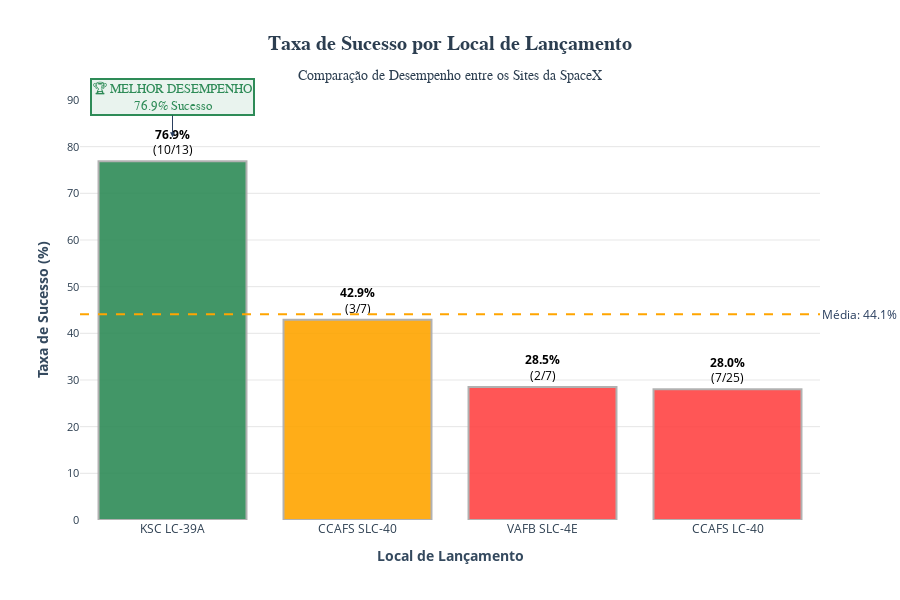

This figure's notebook cell:
### Markdown cell above
gráfico de barras profissional destacando o KSC LC-39A com 76.9% de sucesso:

### Code cell
import plotly.graph_objects as go
import pandas as pd

# Dados dos locais de lançamento
launch_sites_data = {
    'Local': ['KSC LC-39A', 'CCAFS SLC-40', 'VAFB SLC-4E', 'CCAFS LC-40'],
    'Taxa_Sucesso': [76.9, 42.9, 28.5, 28.0],
    'Lançamentos_Bem_Sucedidos': [10, 3, 2, 7],
    'Total_Lançamentos': [13, 7, 7, 25],
    'Cor': ['#2e8b57', '#ffa500', '#ff4444', '#ff4444']  # Verde para KSC, laranja e vermelho para outros
}

df_sites = pd.DataFrame(launch_sites_data)

# Criar gráfico de barras
fig = go.Figure()

# Adicionar barras
fig.add_trace(go.Bar(
    x=df_sites['Local'],
    y=df_sites['Taxa_Sucesso'],
    text=[f'<b>{taxa}%</b><br>({sucesso}/{total})' for taxa, sucesso, total in 
          zip(df_sites['Taxa_Sucesso'], df_sites['Lançamentos_Bem_Sucedidos'], df_sites['Total_Lançamentos'])],
    textposition='outside',
    textfont=dict(size=12, color='black'),
    marker=dict(
        color=df_sites['Cor'],
        line=dict(color='darkgray', width=2),
        opacity=0.9
    ),
    hovertemplate='<b>%{x}</b><br>' +
                  'Taxa de Sucesso: <b>%{y}%</b><br>' +
                  'Lançamentos Bem-sucedidos: %{customdata[0]}/%{customdata[1]}<extra></extra>',
    customdata=df_sites[['Lançamentos_Bem_Sucedidos', 'Total_Lançamentos']].values
))

# Configurar layout
fig.update_layout(
    title=dict(
        text='<b>Taxa de Sucesso por Local de Lançamento</b><br>'
             '<sub>Comparação de Desempenho entre os Sites da SpaceX</sub>',
        x=0.5,
        xanchor='center',
        font=dict(size=20, color='#2c3e50', family='Arial')
    ),
    xaxis=dict(
        title='<b>Local de Lançamento</b>',
        title_font=dict(size=14, color='#34495e'),
        tickfont=dict(size=12, color='#2c3e50'),
        categoryorder='total descending'  # Ordenar por valor
    ),
    yaxis=dict(
        title='<b>Taxa de Sucesso (%)</b>',
        title_font=dict(size=14, color='#34495e'),
        range=[0, 90],
        tickfont=dict(size=11, color='#2c3e50'),
        gridcolor='rgba(128,128,128,0.2)'
    ),
    plot_bgcolor='white',
    paper_bgcolor='white',
    width=900,
    height=600,
    margin=dict(t=100, b=80, l=80, r=80),
    showlegend=False
)

# Destacar KSC LC-39A com anotações
fig.add_annotation(
    x='KSC LC-39A', y=82,
    text="🏆 MELHOR DESEMPENHO<br>76.9% Sucesso",
    showarrow=True,
    arrowhead=2,
    ax=0, ay=-40,
    font=dict(size=13, color='#2e8b57', family='Arial'),
    bgcolor='rgba(46, 139, 87, 0.1)',
    bordercolor='#2e8b57',
    borderwidth=2
)

# Adicionar linha de média
media_sucesso = df_sites['Taxa_Sucesso'].mean()
fig.add_hline(
    y=media_sucesso, 
    line_dash="dash", 
    line_color="orange",
    annotation_text=f"Média: {media_sucesso:.1f}%",
    annotation_position="right"
)

# Adicionar insights
#fig.add_annotation(
#    x=0.02, y=0.95,
#    xref="paper", yref="paper",
#    text="💡 <b>Insights:</b><br>• KSC LC-39A: +34% acima da média<br>• Variação: 28.0% a 76.9%<br>• Diferença: 48.9 pontos percentuais",
#    showarrow=False,
#    font=dict(size=11, color='#7f8c8d'),
#    bgcolor='rgba(236, 240, 241, 0.8)',
#    bordercolor='#bdc3c7',
#    borderwidth=1,
#    align='left'
#)

fig.show()

# Print dos dados para referência
print("="*70)
print("📊 DADOS COMPARATIVOS - LOCAIS DE LANÇAMENTO")
print("="*70)
for i, row in df_sites.iterrows():
    desempenho = "🏆 LÍDER" if row['Local'] == 'KSC LC-39A' else "⚡ MÉDIO" if row['Taxa_Sucesso'] > 40 else "📉 BAIXO"
    print(f"\n🚀 {row['Local']}:")
    print(f"   ✅ Taxa de Sucesso: {row['Taxa_Sucesso']}%")
    print(f"   📈 Lançamentos: {row['Lançamentos_Bem_Sucedidos']}/{row['Total_Lançamentos']}")
    print(f"   🎯 Desempenho: {desempenho}")

print(f"\n📋 RESUMO ESTATÍSTICO:")
print(f"   • Média de Sucesso: {media_sucesso:.1f}%")
print(f"   • Melhor Local: KSC LC-39A (76.9%)")
print(f"   • Pior Local: CCAFS LC-40 (28.0%)")
#print(f"   • Variação Total: {df_sites['Taxa_Sucesso'].max() - df_sites['Taxa_Sucesso'].min():.1f} pontos")
print("="*70)

### Figure 1 — Plotly figure (JSON) as saved in the notebook; plotly's stock layout.template omitted (floating-point values rounded to 4 significant figures)
{"data": [{"customdata": [[10, 13], [3, 7], [2, 7], [7, 25]], "hovertemplate": "<b>%{x}</b><br>Taxa de Sucesso: <b>%{y}%</b><br>Lançamentos Bem-sucedidos: %{customdata[0]}/%{customdata[1]}<extra></extra>", "marker": {"color": ["#2e8b57", "#ffa500", "#ff4444", "#ff4444"], "line": {"color": "darkgray", "width": 2}, "opacity": 0.9}, "text": ["<b>76.9%</b><br>(10/13)", "<b>42.9%</b><br>(3/7)", "<b>28.5%</b><br>(2/7)", "<b>28.0%</b><br>(7/25)"], "textfont": {"color": "black", "size": 12}, "textposition": "outside", "type": "bar", "x": ["KSC LC-39A", "CCAFS SLC-40", "VAFB SLC-4E", "CCAFS LC-40"], "y": [76.9, 42.9, 28.5, 28]}], "layout": {"annotations": [{"arrowhead": 2, "ax": 0, "ay": -40, "bgcolor": "rgba(46, 139, 87, 0.1)", "bordercolor": "#2e8b57", "borderwidth": 2, "font": {"color": "#2e8b57", "family": "Arial", "size": 13}, "showarrow": true, "text": "🏆 MELHOR DESEMPENHO<br>76.9% Sucesso", "x": "KSC LC-39A", "y": 82}, {"showarrow": false, "text": "Média: 44.1%", "x": 1, "xanchor": "left", "xref": "x domain", "y": 44.08, "yanchor": "middle", "yref": "y"}], "height": 600, "margin": {"b": 80, "l": 80, "r": 80, "t": 100}, "paper_bgcolor": "white", "plot_bgcolor": "white", "shapes": [{"line": {"color": "orange", "dash": "dash"}, "type": "line", "x0": 0, "x1": 1, "xref": "x domain", "y0": 44.08, "y1": 44.08, "yref": "y"}], "showlegend": false, "title": {"font": {"color": "#2c3e50", "family": "Arial", "size": 20}, "text": "<b>Taxa de Sucesso por Local de Lançamento</b><br><sub>Comparação de Desempenho entre os Sites da SpaceX</sub>", "x": 0.5, "xanchor": "center"}, "width": 900, "xaxis": {"categoryorder": "total descending", "tickfont": {"color": "#2c3e50", "size": 12}, "title": {"font": {"color": "#34495e", "size": 14}, "text": "<b>Local de Lançamento</b>"}}, "yaxis": {"gridcolor": "rgba(128,128,128,0.2)", "range": [0, 90], "tickfont": {"color": "#2c3e50", "size": 11}, "title": {"font": {"color": "#34495e", "size": 14}, "text": "<b>Taxa de Sucesso (%)</b>"}}}}
